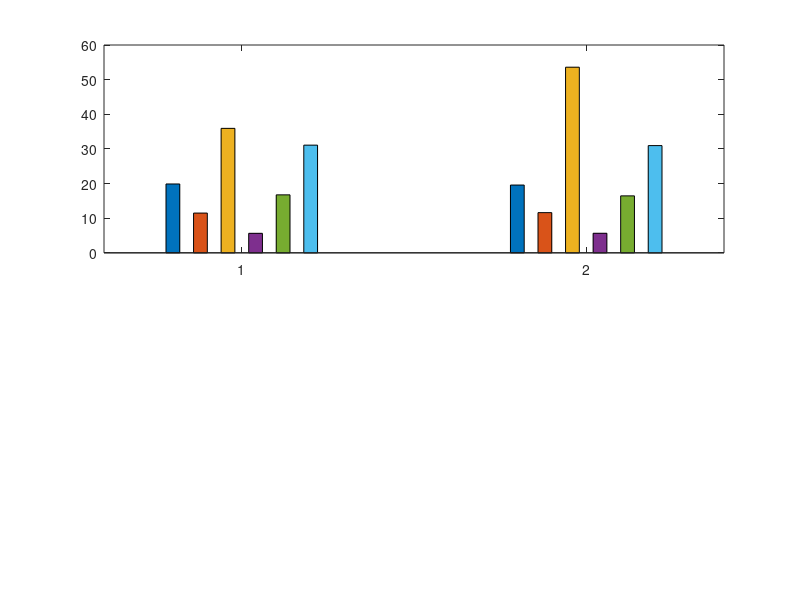

MATLAB code for this plot: (Note: this script raises an error after producing the figure.)
%% plot_comparison.m
% =========================================================
% Run this AFTER both wired and wifi tests are done
% Requires: results_wired.mat and results_wifi.mat
%
% What this produces:
%   1. Printed summary table in the command window
%   2. Figure 1 — Overall latency + stats + packet loss
%   3. Figure 2 — Latency distribution (histogram)
%   4. Figure 3 — Latency over time (every packet)
%   5. Saves all figures as PNG files
%   6. Saves a summary table as a .csv file
% =========================================================

close all;

%% === Load Results ===
if ~isfile("results_wired.mat") || ~isfile("results_wifi.mat")
    error("Missing result files! Make sure both results_wired.mat and results_wifi.mat exist.");
end

w  = load("results_wired.mat");
wf = load("results_wifi.mat");

% Extract data
w_lat    = w.net_latency;
wf_lat   = wf.net_latency;
w_valid  = w.valid_lat;
wf_valid = wf.valid_lat;

%% === Compute Statistics ===
% Wired
w_mean   = mean(w_valid);
w_min    = min(w_valid);
w_max    = max(w_valid);
w_std    = std(w_valid);
w_med    = median(w_valid);
w_p95    = prctile(w_valid, 95);   % 95th percentile
w_loss   = w.loss_pct;
w_sent   = w.net_sent;
w_lost   = w.net_lost;

% WiFi
wf_mean  = mean(wf_valid);
wf_min   = min(wf_valid);
wf_max   = max(wf_valid);
wf_std   = std(wf_valid);
wf_med   = median(wf_valid);
wf_p95   = prctile(wf_valid, 95);
wf_loss  = wf.loss_pct;
wf_sent  = wf.net_sent;
wf_lost  = wf.net_lost;

%% === Print Summary Table ===
fprintf('\n');
fprintf('╔══════════════════════════════════════════════════════╗\n');
fprintf('║         NETWORK PERFORMANCE SUMMARY TABLE            ║\n');
fprintf('╠══════════════════════════════════════════════════════╣\n');
fprintf('║ Metric                  │   Wired   │    WiFi       ║\n');
fprintf('╠══════════════════════════════════════════════════════╣\n');
fprintf('║ Packets Sent            │ %9d │ %9d     ║\n', w_sent,  wf_sent);
fprintf('║ Packets Lost            │ %9d │ %9d     ║\n', w_lost,  wf_lost);
fprintf('║ Packet Loss (%%)         │ %8.2f%% │ %8.2f%%     ║\n', w_loss,  wf_loss);
fprintf('╠══════════════════════════════════════════════════════╣\n');
fprintf('║ Mean Latency (ms)       │ %9.2f │ %9.2f     ║\n', w_mean,  wf_mean);
fprintf('║ Min Latency (ms)        │ %9.2f │ %9.2f     ║\n', w_min,   wf_min);
fprintf('║ Max Latency (ms)        │ %9.2f │ %9.2f     ║\n', w_max,   wf_max);
fprintf('║ Median Latency (ms)     │ %9.2f │ %9.2f     ║\n', w_med,   wf_med);
fprintf('║ Std Deviation (ms)      │ %9.2f │ %9.2f     ║\n', w_std,   wf_std);
fprintf('║ 95th Percentile (ms)    │ %9.2f │ %9.2f     ║\n', w_p95,   wf_p95);
fprintf('╠══════════════════════════════════════════════════════╣\n');

% Difference row
diff_mean = wf_mean - w_mean;
diff_pct  = (diff_mean / w_mean) * 100;
fprintf('║ WiFi vs Wired (mean)    │ +%.2f ms (%.1f%% slower)   ║\n', diff_mean, diff_pct);
fprintf('╚══════════════════════════════════════════════════════╝\n\n');

%% === Save Summary as CSV ===
fid = fopen("network_summary.csv", "w");
fprintf(fid, "Metric,Wired,WiFi\n");
fprintf(fid, "Packets Sent,%d,%d\n",          w_sent,  wf_sent);
fprintf(fid, "Packets Lost,%d,%d\n",          w_lost,  wf_lost);
fprintf(fid, "Packet Loss (%%),%%.2f,%%.2f\n", w_loss,  wf_loss);
fprintf(fid, "Mean Latency (ms),%.2f,%.2f\n", w_mean,  wf_mean);
fprintf(fid, "Min Latency (ms),%.2f,%.2f\n",  w_min,   wf_min);
fprintf(fid, "Max Latency (ms),%.2f,%.2f\n",  w_max,   wf_max);
fprintf(fid, "Median Latency (ms),%.2f,%.2f\n", w_med, wf_med);
fprintf(fid, "Std Deviation (ms),%.2f,%.2f\n", w_std,  wf_std);
fprintf(fid, "95th Percentile (ms),%.2f,%.2f\n", w_p95, wf_p95);
fclose(fid);
fprintf("Summary saved to: network_summary.csv\n\n");

%% =====================================================
%% FIGURE 1 — Overall Stats Comparison
%% =====================================================
f1 = figure("Name", "Overall Comparison", "NumberTitle", "off");
set(f1, "Position", [50 50 1100 750]);

% ── Top: Stats bar chart ──────────────────────────────
subplot(2, 2, [1 2]);
metrics = [w_mean  w_min  w_max  w_std  w_med  w_p95;
           wf_mean wf_min wf_max wf_std wf_med wf_p95];
b = bar(metrics, 0.6);
colors = {'#3399FF','#66CC66','#FF6666','#FFAA33','#AA66CC','#FF99CC'};
for k = 1:6, b(k).FaceColor = colors{k}; end
set(gca, "XTickLabel", {"Wired", "WiFi"});
legend({"Mean","Min","Max","Std Dev","Median","95th pct"}, ...
       "Location", "northeast", "FontSize", 9);
ylabel("Latency (ms)");
title("Latency Statistics — Wired vs WiFi");
grid on;

% Add value labels on bars
for k = 1:6
    for row = 1:2
        xpos = b(k).XEndPoints(row);
        ypos = b(k).YEndPoints(row);
        text(xpos, ypos + 0.3, sprintf("%.1f", metrics(row,k)), ...
             "HorizontalAlignment", "center", "FontSize", 7);
    end
end

% ── Bottom left: Packet loss ──────────────────────────
subplot(2, 2, 3);
bar_data = [w_loss, wf_loss];
bh = bar(bar_data, 0.4);
bh.FaceColor = "flat";
bh.CData = [0 0.45 0.74; 0.85 0.33 0.10];
set(gca, "XTickLabel", {"Wired", "WiFi"});
ylabel("Packet Loss (%)");
title("Packet Loss Comparison");
ylim([0, max(bar_data) * 1.5 + 0.5]);
text(1, w_loss  + 0.05, sprintf("%.2f%%", w_loss),  "HorizontalAlignment", "center", "FontSize", 10);
text(2, wf_loss + 0.05, sprintf("%.2f%%", wf_loss), "HorizontalAlignment", "center", "FontSize", 10);
grid on;

% ── Bottom right: Mean + Std as error bar ────────────
subplot(2, 2, 4);
errorbar([1 2], [w_mean wf_mean], [w_std wf_std], ...
         "o", "MarkerSize", 10, "LineWidth", 2, ...
         "Color", "#333333", "MarkerFaceColor", "#3399FF");
hold on;
plot(1, w_mean,  "o", "MarkerSize", 10, "MarkerFaceColor", "#3399FF",  "MarkerEdgeColor", "k");
plot(2, wf_mean, "o", "MarkerSize", 10, "MarkerFaceColor", "#FF6655",  "MarkerEdgeColor", "k");
set(gca, "XTick", [1 2], "XTickLabel", {"Wired", "WiFi"}, "XLim", [0.5 2.5]);
ylabel("Latency (ms)");
title("Mean ± Std Deviation");
grid on;

sgtitle("Network Performance: Wired vs WiFi (5G Router)", ...
        "FontSize", 14, "FontWeight", "bold");

saveas(f1, "figure1_overall_comparison.png");
fprintf("Saved: figure1_overall_comparison.png\n");

%% =====================================================
%% FIGURE 2 — Latency Distribution (Histogram)
%% =====================================================
f2 = figure("Name", "Latency Distribution", "NumberTitle", "off");
set(f2, "Position", [100 100 1000 500]);

% Find common bin edges for fair comparison
all_vals  = [w_valid, wf_valid];
bin_edges = linspace(min(all_vals)*0.9, max(all_vals)*1.1, 40);

% Wired
subplot(1, 2, 1);
histogram(w_valid, bin_edges, "FaceColor", "#3399FF", "EdgeColor", "white", "FaceAlpha", 0.85);
xline(w_mean, "r--", "LineWidth", 2, "Label", sprintf("Mean: %.1fms", w_mean));
xline(w_med,  "g--", "LineWidth", 1.5, "Label", sprintf("Median: %.1fms", w_med));
xlabel("Latency (ms)");
ylabel("Frequency");
title("Wired — Latency Distribution");
grid on;

% WiFi
subplot(1, 2, 2);
histogram(wf_valid, bin_edges, "FaceColor", "#FF6655", "EdgeColor", "white", "FaceAlpha", 0.85);
xline(wf_mean, "r--", "LineWidth", 2, "Label", sprintf("Mean: %.1fms", wf_mean));
xline(wf_med,  "g--", "LineWidth", 1.5, "Label", sprintf("Median: %.1fms", wf_med));
xlabel("Latency (ms)");
ylabel("Frequency");
title("WiFi — Latency Distribution");
grid on;

sgtitle("Latency Distribution: Wired vs WiFi", "FontSize", 13, "FontWeight", "bold");

saveas(f2, "figure2_latency_distribution.png");
fprintf("Saved: figure2_latency_distribution.png\n");

%% =====================================================
%% FIGURE 3 — Latency Over Time (every packet)
%% =====================================================
f3 = figure("Name", "Latency Over Time", "NumberTitle", "off");
set(f3, "Position", [150 150 1100 600]);

% Wired
subplot(2, 1, 1);
hold on;
plot(w_lat, "b.", "MarkerSize", 4, "DisplayName", "Wired");
yline(w_mean, "b--", "LineWidth", 1.5, ...
      "Label", sprintf("Mean: %.1fms", w_mean), ...
      "LabelHorizontalAlignment", "left");
yline(w_p95,  "r:",  "LineWidth", 1.2, ...
      "Label", sprintf("95th: %.1fms", w_p95), ...
      "LabelHorizontalAlignment", "left");
xlabel("Packet Number");
ylabel("Latency (ms)");
title("Wired — Latency per Packet");
legend("Location", "northeast");
grid on;

% WiFi
subplot(2, 1, 2);
hold on;
plot(wf_lat, "r.", "MarkerSize", 4, "DisplayName", "WiFi");
yline(wf_mean, "r--", "LineWidth", 1.5, ...
      "Label", sprintf("Mean: %.1fms", wf_mean), ...
      "LabelHorizontalAlignment", "left");
yline(wf_p95,  "b:",  "LineWidth", 1.2, ...
      "Label", sprintf("95th: %.1fms", wf_p95), ...
      "LabelHorizontalAlignment", "left");
xlabel("Packet Number");
ylabel("Latency (ms)");
title("WiFi — Latency per Packet");
legend("Location", "northeast");
grid on;

sgtitle("Latency Over Time: Wired vs WiFi", "FontSize", 13, "FontWeight", "bold");

saveas(f3, "figure3_latency_over_time.png");
fprintf("Saved: figure3_latency_over_time.png\n");

fprintf("\nAll done! Files saved:\n");
fprintf("  network_summary.csv\n");
fprintf("  figure1_overall_comparison.png\n");
fprintf("  figure2_latency_distribution.png\n");
fprintf("  figure3_latency_over_time.png\n");
